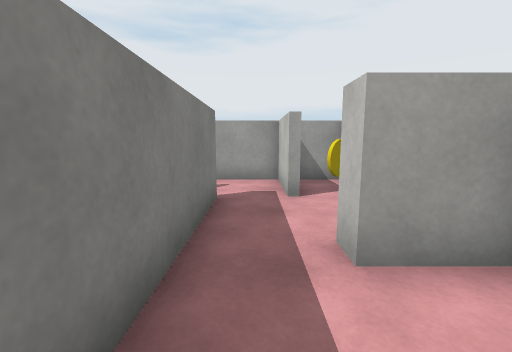
[1] (above)

16 first-person views from a walk through a scene from a Unity 3-D project. The camera is 1.2 m above the floor, tilts 8° down and sees 90° across. The floor is counted in squares, 1 m on a side. Each view is taken from the middle of a square. On the plan, view 1 faces up. The plan holds only what a view shows up to about 12 squares ahead; the rest is blank. The place goes on beyond the plan. The player is left out. Surface patterns are stand-ins for the level's own textures.

[2]
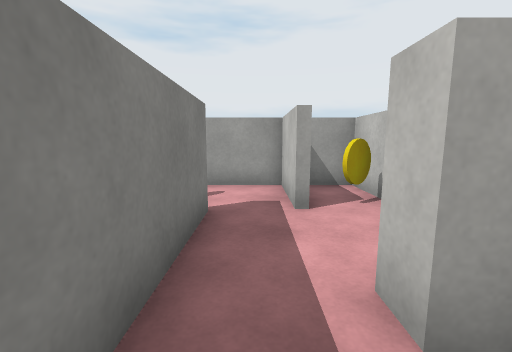

[3]
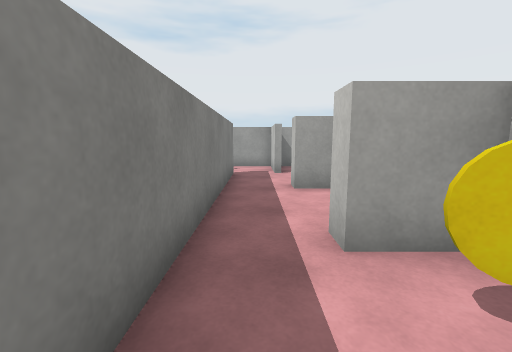

[4]
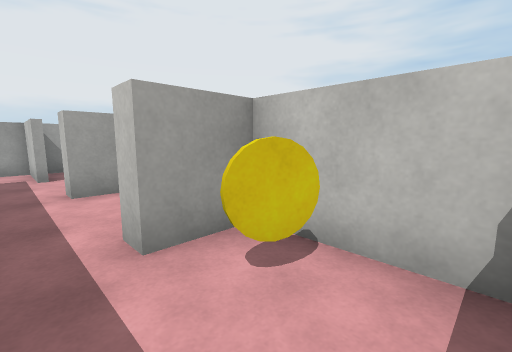

[5]
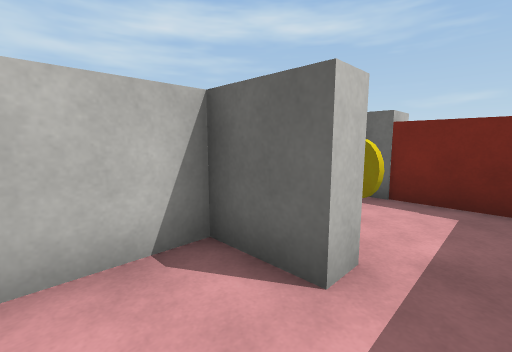

[6]
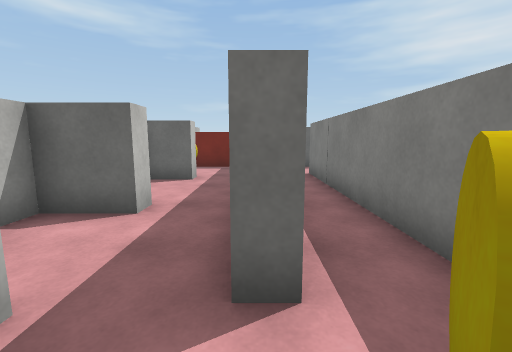

[7]
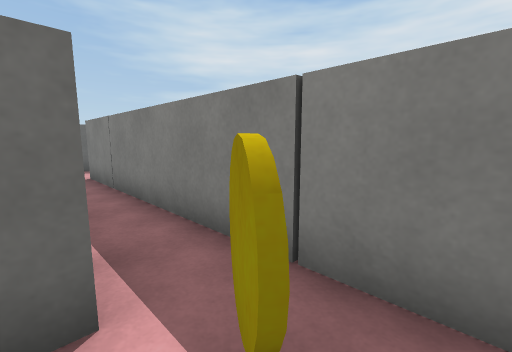

[8]
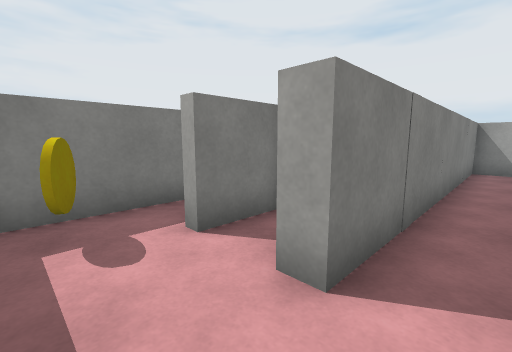

[9]
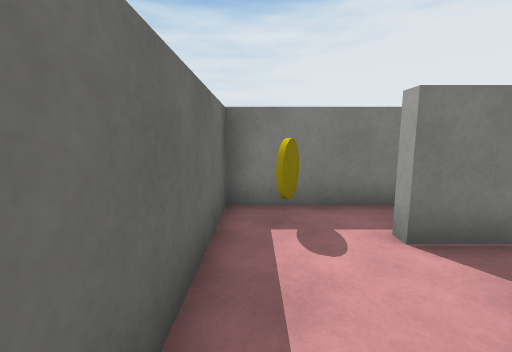

[10]
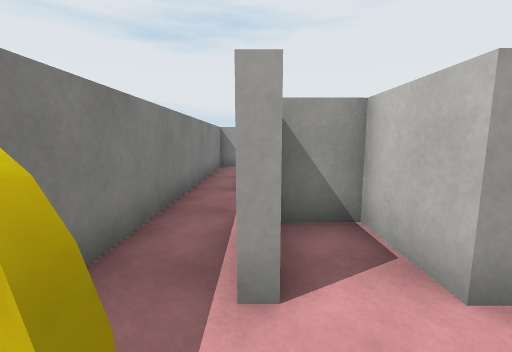

[11]
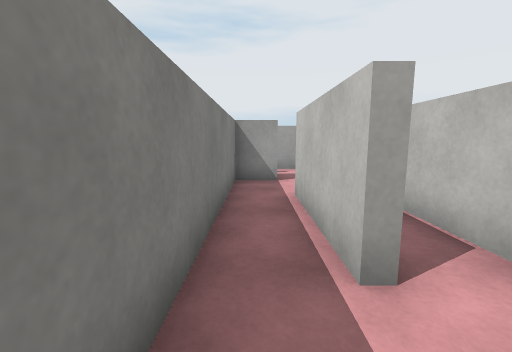

[12]
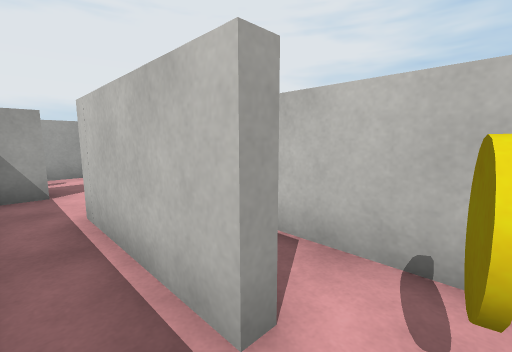

[13]
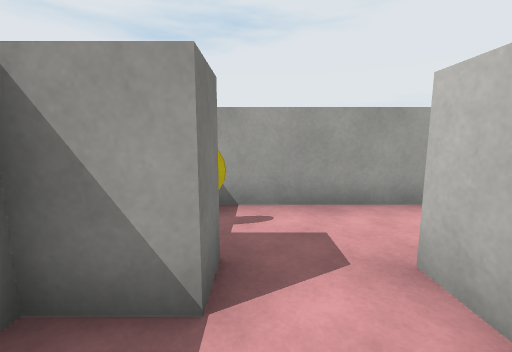

[14]
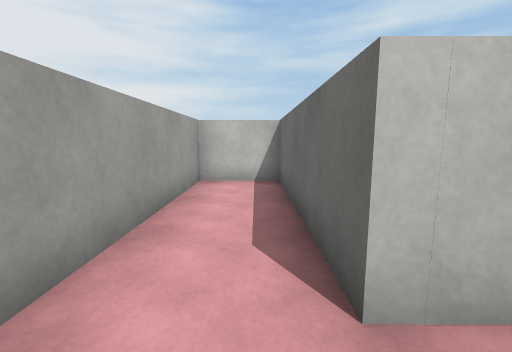

[15]
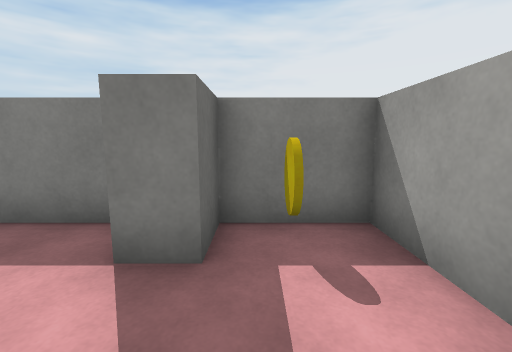

[16]
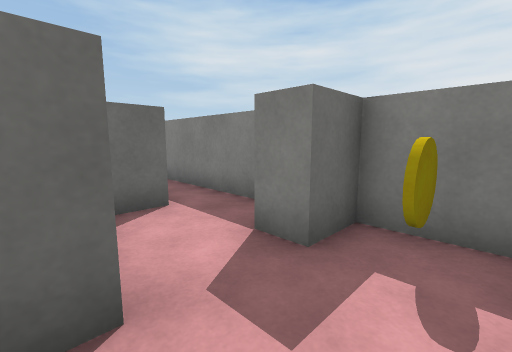

### Floor plan
Points are (right, up) in squares from view 1. A wall is a line through its corners. A room is listed if a view was taken in it or the views show most of it. See-through windows are left out.
Room 1 (views 1, 2, 5)
walls: (2.5, 2.3) (1, 2.3) (1, 2.9); (1, -1.4) (1, -0.8) (2.6, -0.8) (2.6, 1.1); (-0.8, 3.5) (-0.8, -1.4)
ways out: opening at (0, -1) to room 2; opening at (0, 2.5) to room 3
Room 2 (views 3, 4)
walls: (1.4, -4.5) (2.2, -4.5); (-0.1, -4.5) (0.5, -4.5); (2.6, -4.1) (2.6, -1.4) (1, -1.4); (-0.8, -1.4) (-0.8, -3.4); (1.7, -5.5) (1.7, -4.4)
ways out: opening at (0, -1) to room 1
objects: yellow disc (2, -3)
Room 3 (views 6, 7)
walls: (0.7, 5.4) (0.7, 7.8) (-1.5, 7.8); (-1.4, 5.2) (-0.8, 5.2) (-0.8, 3.5)
ways out: opening at (0, 2.5) to room 1; opening at (-1, 6.5) to room 4; opening at (1, 4.5) to room 7
Room 4 (views 8, 9)
walls: (-3.4, -4.5) (-2.4, -4.5); (-1.5, 7.8) (-2.9, 7.8) (-2.9, -2.3) (-3.5, -2.3)
ways out: opening at (-1, 6.5) to room 3; opening at (-3, -3.5) to room 5
objects: yellow coin (-2, 6)
Room 5 (view 10)
walls: (-3.5, -2.3) (-3.5, -0.4) (-4.7, -0.4); (-5.6, -4.5) (-3.4, -4.5); (-4.8, -0.6) (-4.8, -2.3) (-5.2, -2.3)
ways out: opening at (-3, -3.5) to room 4; opening at (-5, -3.5) to room 6
Room 6 (views 11, 12, 13, 14, 15, 16)
walls: (-3.5, 7.2) (-3.5, 8.3) (2.6, 8.3) (2.6, 10.7) (-6.6, 10.7) (-6.6, 8.5) (-5.4, 8.5) (-5.4, 7.6) (-6.6, 7.6) (-6.6, -4.5) (-5.6, -4.5); (-5.1, 2) (-5.1, 5.6) (-4.1, 5.6)
ways out: opening at (-5, -3.5) to room 5; opening at (-5, 1) to room 8
objects: yellow coin (-6, -3); yellow coin (-6, 9)
Room 7 (no view inside)
walls: (2.6, 6.1) (2.6, 7.8) (1.1, 7.8); (1, 2.9) (2.6, 2.9)
ways out: opening at (1, 4.5) to room 3
objects: yellow coin (2, 6)
Room 8 (no view inside)
walls: (-4.7, 2) (-5.1, 2); (-3.5, 1) (-3.5, 4.4)
ways out: opening at (-5, 1) to room 6
objects: yellow coin (-4, 1)

Positions as (right, up) in squares from view 1, and headings:
1: (0, 0), facing up
2: (0, 1), facing up
3: (0, -4), facing up
4: (0, -4), facing up-right
5: (0, 1), facing down-right
6: (-1, 7), facing down
7: (-1, 7), facing down-left
8: (-2, -4), facing up-left
9: (-2, -4), facing left
10: (-5, -4), facing up
11: (-6, 0), facing up
12: (-6, 1), facing up-right
13: (-5, 6), facing up
14: (-5, 9), facing right
15: (-3, 9), facing left
16: (-3, 10), facing down-left
